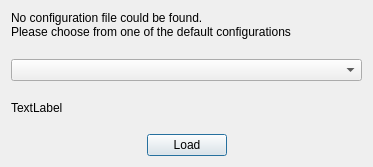
<?xml version="1.0" encoding="UTF-8"?>
<ui version="4.0">
 <class>importSettings</class>
 <widget class="QDialog" name="importSettings">
  <property name="geometry">
   <rect>
    <x>0</x>
    <y>0</y>
    <width>373</width>
    <height>167</height>
   </rect>
  </property>
  <property name="windowTitle">
   <string>OpenPilotGCS</string>
  </property>
  <layout class="QVBoxLayout" name="verticalLayout">
   <item>
    <widget class="QLabel" name="label">
     <property name="text">
      <string>No configuration file could be found.
Please choose from one of the default configurations</string>
     </property>
     <property name="scaledContents">
      <bool>false</bool>
     </property>
     <property name="alignment">
      <set>Qt::AlignLeading|Qt::AlignLeft|Qt::AlignTop</set>
     </property>
    </widget>
   </item>
   <item>
    <widget class="QComboBox" name="cbConfigs"/>
   </item>
   <item>
    <widget class="QLabel" name="lblDetails">
     <property name="text">
      <string>TextLabel</string>
     </property>
    </widget>
   </item>
   <item>
    <layout class="QHBoxLayout" name="horizontalLayout">
     <item>
      <spacer name="horizontalSpacer">
       <property name="orientation">
        <enum>Qt::Horizontal</enum>
       </property>
       <property name="sizeHint" stdset="0">
        <size>
         <width>40</width>
         <height>20</height>
        </size>
       </property>
      </spacer>
     </item>
     <item>
      <widget class="QPushButton" name="btnLoad">
       <property name="text">
        <string>Load</string>
       </property>
      </widget>
     </item>
     <item>
      <spacer name="horizontalSpacer_2">
       <property name="orientation">
        <enum>Qt::Horizontal</enum>
       </property>
       <property name="sizeHint" stdset="0">
        <size>
         <width>40</width>
         <height>20</height>
        </size>
       </property>
      </spacer>
     </item>
    </layout>
   </item>
  </layout>
 </widget>
 <resources/>
 <connections/>
</ui>
